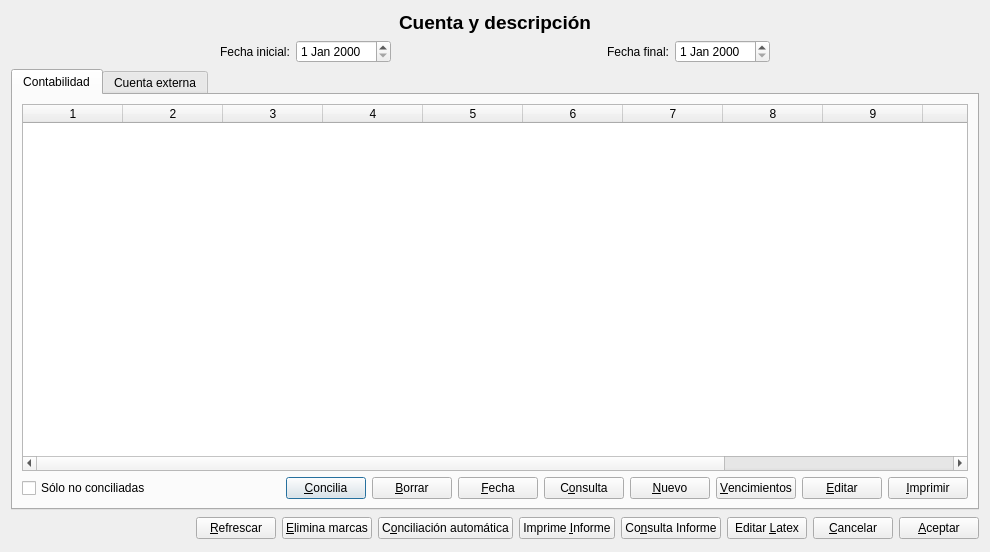
<?xml version="1.0" encoding="UTF-8"?>
<ui version="4.0">
 <class>concilia</class>
 <widget class="QDialog" name="concilia">
  <property name="geometry">
   <rect>
    <x>0</x>
    <y>0</y>
    <width>990</width>
    <height>552</height>
   </rect>
  </property>
  <property name="windowTitle">
   <string>Conciliación de cuentas</string>
  </property>
  <layout class="QVBoxLayout">
   <item>
    <widget class="QLabel" name="titulolabel">
     <property name="font">
      <font>
       <pointsize>14</pointsize>
       <weight>75</weight>
       <bold>true</bold>
      </font>
     </property>
     <property name="text">
      <string>Cuenta y descripción</string>
     </property>
     <property name="alignment">
      <set>Qt::AlignCenter</set>
     </property>
    </widget>
   </item>
   <item>
    <layout class="QHBoxLayout">
     <item>
      <spacer>
       <property name="orientation">
        <enum>Qt::Horizontal</enum>
       </property>
       <property name="sizeHint" stdset="0">
        <size>
         <width>40</width>
         <height>20</height>
        </size>
       </property>
      </spacer>
     </item>
     <item>
      <widget class="QLabel" name="label_4">
       <property name="text">
        <string>Fecha inicial:</string>
       </property>
      </widget>
     </item>
     <item>
      <widget class="QDateEdit" name="inicialdateEdit"/>
     </item>
     <item>
      <spacer>
       <property name="orientation">
        <enum>Qt::Horizontal</enum>
       </property>
       <property name="sizeHint" stdset="0">
        <size>
         <width>40</width>
         <height>20</height>
        </size>
       </property>
      </spacer>
     </item>
     <item>
      <widget class="QLabel" name="label_5">
       <property name="text">
        <string>Fecha final:</string>
       </property>
      </widget>
     </item>
     <item>
      <widget class="QDateEdit" name="finaldateEdit"/>
     </item>
     <item>
      <spacer>
       <property name="orientation">
        <enum>Qt::Horizontal</enum>
       </property>
       <property name="sizeHint" stdset="0">
        <size>
         <width>40</width>
         <height>20</height>
        </size>
       </property>
      </spacer>
     </item>
    </layout>
   </item>
   <item>
    <widget class="QTabWidget" name="tabWidget">
     <property name="currentIndex">
      <number>0</number>
     </property>
     <widget class="QWidget" name="tab">
      <attribute name="title">
       <string>Contabilidad</string>
      </attribute>
      <layout class="QVBoxLayout">
       <item>
        <widget class="QTableWidget" name="contabtableWidget">
         <property name="columnCount">
          <number>12</number>
         </property>
         <column/>
         <column/>
         <column/>
         <column/>
         <column/>
         <column/>
         <column/>
         <column/>
         <column/>
         <column/>
         <column/>
         <column/>
        </widget>
       </item>
       <item>
        <layout class="QHBoxLayout">
         <item>
          <widget class="QCheckBox" name="noconcicheckBox">
           <property name="text">
            <string>Sólo no conciliadas</string>
           </property>
          </widget>
         </item>
         <item>
          <spacer>
           <property name="orientation">
            <enum>Qt::Horizontal</enum>
           </property>
           <property name="sizeHint" stdset="0">
            <size>
             <width>40</width>
             <height>20</height>
            </size>
           </property>
          </spacer>
         </item>
         <item>
          <layout class="QHBoxLayout">
           <item>
            <widget class="QPushButton" name="conciliapushButton">
             <property name="text">
              <string>&amp;Concilia</string>
             </property>
             <property name="icon">
              <iconset resource="keme.qrc">
               <normaloff>:/iconos/graf/check2.png</normaloff>:/iconos/graf/check2.png</iconset>
             </property>
             <property name="default">
              <bool>true</bool>
             </property>
            </widget>
           </item>
           <item>
            <widget class="QPushButton" name="borrapushButton">
             <property name="text">
              <string>&amp;Borrar</string>
             </property>
             <property name="icon">
              <iconset resource="keme.qrc">
               <normaloff>:/iconos/graf/borrar.png</normaloff>:/iconos/graf/borrar.png</iconset>
             </property>
            </widget>
           </item>
           <item>
            <widget class="QPushButton" name="fechapushButton">
             <property name="text">
              <string>&amp;Fecha</string>
             </property>
             <property name="icon">
              <iconset resource="keme.qrc">
               <normaloff>:/iconos/graf/calendario_venci.png</normaloff>:/iconos/graf/calendario_venci.png</iconset>
             </property>
            </widget>
           </item>
           <item>
            <widget class="QPushButton" name="consultapushButton">
             <property name="text">
              <string>C&amp;onsulta</string>
             </property>
             <property name="icon">
              <iconset resource="keme.qrc">
               <normaloff>:/iconos/graf/xmag.png</normaloff>:/iconos/graf/xmag.png</iconset>
             </property>
            </widget>
           </item>
           <item>
            <widget class="QPushButton" name="nuevopushButton">
             <property name="text">
              <string>&amp;Nuevo</string>
             </property>
             <property name="icon">
              <iconset resource="keme.qrc">
               <normaloff>:/iconos/graf/Files-New-File-icon.png</normaloff>:/iconos/graf/Files-New-File-icon.png</iconset>
             </property>
            </widget>
           </item>
           <item>
            <widget class="QPushButton" name="vencipushButton">
             <property name="text">
              <string>&amp;Vencimientos</string>
             </property>
             <property name="icon">
              <iconset resource="keme.qrc">
               <normaloff>:/iconos/graf/COINS-icon.png</normaloff>:/iconos/graf/COINS-icon.png</iconset>
             </property>
            </widget>
           </item>
           <item>
            <widget class="QPushButton" name="editapushButton">
             <property name="text">
              <string>&amp;Editar</string>
             </property>
             <property name="icon">
              <iconset resource="keme.qrc">
               <normaloff>:/iconos/graf/boligrafo_editar.png</normaloff>:/iconos/graf/boligrafo_editar.png</iconset>
             </property>
            </widget>
           </item>
           <item>
            <widget class="QPushButton" name="imprimecontpushButton">
             <property name="text">
              <string>&amp;Imprimir</string>
             </property>
             <property name="icon">
              <iconset resource="keme.qrc">
               <normaloff>:/iconos/graf/printer.png</normaloff>:/iconos/graf/printer.png</iconset>
             </property>
            </widget>
           </item>
          </layout>
         </item>
        </layout>
       </item>
      </layout>
     </widget>
     <widget class="QWidget" name="tab_3">
      <attribute name="title">
       <string>Cuenta externa</string>
      </attribute>
      <layout class="QVBoxLayout">
       <item>
        <widget class="QTableWidget" name="externatableWidget">
         <property name="columnCount">
          <number>10</number>
         </property>
         <column/>
         <column/>
         <column/>
         <column/>
         <column/>
         <column/>
         <column/>
         <column/>
         <column/>
         <column/>
        </widget>
       </item>
       <item>
        <layout class="QHBoxLayout">
         <item>
          <widget class="QCheckBox" name="noconciextcheckBox">
           <property name="text">
            <string>Sólo partidas no conciliadas</string>
           </property>
          </widget>
         </item>
         <item>
          <spacer>
           <property name="orientation">
            <enum>Qt::Horizontal</enum>
           </property>
           <property name="sizeHint" stdset="0">
            <size>
             <width>21</width>
             <height>20</height>
            </size>
           </property>
          </spacer>
         </item>
         <item>
          <layout class="QHBoxLayout">
           <item>
            <widget class="QLabel" name="margenlabel">
             <property name="text">
              <string>Margen fechas (días)</string>
             </property>
            </widget>
           </item>
           <item>
            <widget class="QSpinBox" name="margenspinBox">
             <property name="maximum">
              <number>10</number>
             </property>
             <property name="value">
              <number>2</number>
             </property>
            </widget>
           </item>
          </layout>
         </item>
         <item>
          <spacer>
           <property name="orientation">
            <enum>Qt::Horizontal</enum>
           </property>
           <property name="sizeHint" stdset="0">
            <size>
             <width>40</width>
             <height>20</height>
            </size>
           </property>
          </spacer>
         </item>
         <item>
          <widget class="QPushButton" name="conciliaextpushButton">
           <property name="text">
            <string>&amp;Concilia línea</string>
           </property>
           <property name="default">
            <bool>true</bool>
           </property>
          </widget>
         </item>
         <item>
          <widget class="QPushButton" name="adpartidapushButton">
           <property name="text">
            <string>&amp;Añadir línea</string>
           </property>
          </widget>
         </item>
         <item>
          <widget class="QPushButton" name="editalineapushButton">
           <property name="text">
            <string>&amp;Editar línea</string>
           </property>
          </widget>
         </item>
         <item>
          <widget class="QPushButton" name="borrarpushButton">
           <property name="text">
            <string>&amp;Borrar línea</string>
           </property>
          </widget>
         </item>
         <item>
          <widget class="QPushButton" name="imprimeexpushButton">
           <property name="text">
            <string>&amp;Imprime</string>
           </property>
          </widget>
         </item>
        </layout>
       </item>
      </layout>
     </widget>
    </widget>
   </item>
   <item>
    <layout class="QHBoxLayout">
     <item>
      <spacer>
       <property name="orientation">
        <enum>Qt::Horizontal</enum>
       </property>
       <property name="sizeHint" stdset="0">
        <size>
         <width>261</width>
         <height>25</height>
        </size>
       </property>
      </spacer>
     </item>
     <item>
      <widget class="QPushButton" name="refrescarpushButton">
       <property name="text">
        <string>&amp;Refrescar</string>
       </property>
      </widget>
     </item>
     <item>
      <widget class="QPushButton" name="eliminapushButton">
       <property name="text">
        <string>&amp;Elimina marcas</string>
       </property>
      </widget>
     </item>
     <item>
      <widget class="QPushButton" name="automatpushButton">
       <property name="text">
        <string>C&amp;onciliación automática</string>
       </property>
      </widget>
     </item>
     <item>
      <widget class="QPushButton" name="imprimeinfpushButton">
       <property name="text">
        <string>Imprime &amp;Informe</string>
       </property>
      </widget>
     </item>
     <item>
      <widget class="QPushButton" name="consultainfpushButton">
       <property name="text">
        <string>Co&amp;nsulta Informe</string>
       </property>
      </widget>
     </item>
     <item>
      <widget class="QPushButton" name="latexpushButton">
       <property name="text">
        <string>Editar &amp;Latex</string>
       </property>
      </widget>
     </item>
     <item>
      <widget class="QPushButton" name="cancelarpushButton">
       <property name="text">
        <string>&amp;Cancelar</string>
       </property>
      </widget>
     </item>
     <item>
      <widget class="QPushButton" name="aceptarpushButton">
       <property name="text">
        <string>&amp;Aceptar</string>
       </property>
      </widget>
     </item>
    </layout>
   </item>
  </layout>
 </widget>
 <tabstops>
  <tabstop>inicialdateEdit</tabstop>
  <tabstop>finaldateEdit</tabstop>
  <tabstop>tabWidget</tabstop>
  <tabstop>contabtableWidget</tabstop>
  <tabstop>noconcicheckBox</tabstop>
  <tabstop>conciliapushButton</tabstop>
  <tabstop>borrapushButton</tabstop>
  <tabstop>fechapushButton</tabstop>
  <tabstop>consultapushButton</tabstop>
  <tabstop>nuevopushButton</tabstop>
  <tabstop>vencipushButton</tabstop>
  <tabstop>editapushButton</tabstop>
  <tabstop>imprimecontpushButton</tabstop>
  <tabstop>externatableWidget</tabstop>
  <tabstop>noconciextcheckBox</tabstop>
  <tabstop>margenspinBox</tabstop>
  <tabstop>conciliaextpushButton</tabstop>
  <tabstop>adpartidapushButton</tabstop>
  <tabstop>editalineapushButton</tabstop>
  <tabstop>borrarpushButton</tabstop>
  <tabstop>imprimeexpushButton</tabstop>
  <tabstop>refrescarpushButton</tabstop>
  <tabstop>eliminapushButton</tabstop>
  <tabstop>automatpushButton</tabstop>
  <tabstop>imprimeinfpushButton</tabstop>
  <tabstop>consultainfpushButton</tabstop>
  <tabstop>latexpushButton</tabstop>
  <tabstop>cancelarpushButton</tabstop>
  <tabstop>aceptarpushButton</tabstop>
 </tabstops>
 <resources>
  <include location="keme.qrc"/>
 </resources>
 <connections/>
</ui>
